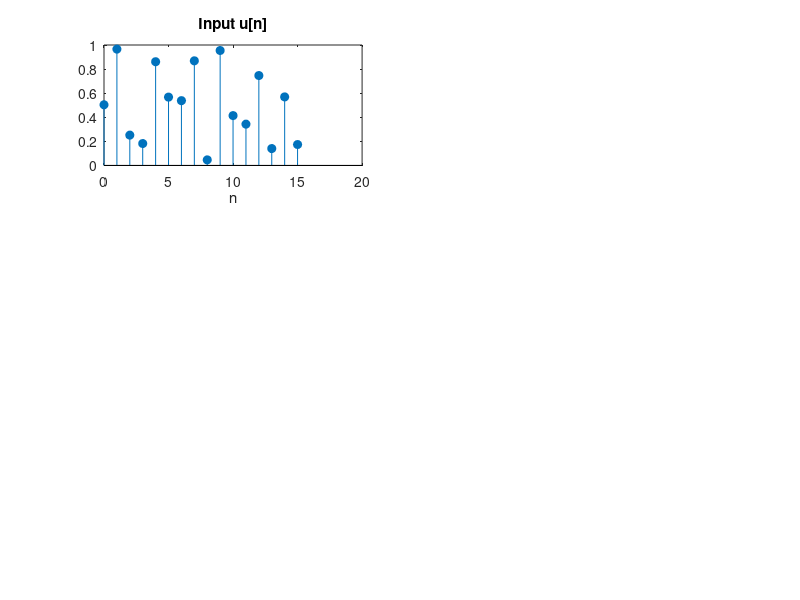

Reproduce this figure in MATLAB. (Note: this script raises an error after producing the figure.)
%% Sample 10-1
%% 冗長変換
% 非間引きハールDWT
% 
% 画像処理特論
% 
% 村松 正吾 
% 
% 動作確認: MATLAB R2020a
%% Redundant transforms
% Undecimated Haar DWT
% 
% Advanced Topics in Image Processing
% 
% Shogo MURAMATSU
% 
% Verified: MATLAB R2020a
% 準備
% (Preparation)

close all
%% 入力信号の生成
% (Generation of input)

% Input signal
u = rand(16,1); % Set to even length
% 並列フィルタバンク実装
% (Parallel filter bank implementation)
% 
% 分析フィルタバンクをデシメータで、合成フィルタバンクをインタポレータで実装 (Analysis filter banks are implemented 
% with decimetors and synthesis filter banks are implemented with interpolators.)

% # of channels
nChs = 2;

% Analysis filters
h0 = [ 1  1 ]/2;
h1 = [ 1 -1 ]/2;

% Synthesis filters
f0 = [  1 1 ]/2; 
f1 = [ -1 1 ]/2;

% Analysis process
s0 = conv(h0,u);
s1 = conv(h1,u);

% Synthesis process
v0 = conv(f0,s0);
v1 = conv(f1,s1);
v = v0 + v1;
%% 信号表示
% (Signal display)

figure(1)
% Input
subplot(3,2,1)
stem(0:length(u)-1,u,'filled')
title('Input u[n]')
xlabel('n')
ax = gca;
ax.XLim =[ 0 length(v)];

% Subband 0
subplot(3,2,3)
stem(0:length(s0)-1,s0,'filled')
title('Subbnad s_0[n]')
xlabel('m')
ax = gca;
ax.XLim =[ 0 length(v)];
ax.YLim =[ min([s0(:);s1(:)]) max([s0(:);s1(:)]) ];

% Subband 1
subplot(3,2,4)
stem(0:length(s1)-1,s1,'filled')
title('Subbnad s_1[n]')
xlabel('m')
ax = gca;
ax.XLim =[ 0 length(v)];
ax.YLim =[ min([s0(:);s1(:)]) max([s0(:);s1(:)]) ];

% Output
subplot(3,2,5)
stem(0:length(v)-1,v,'filled')
title('Outut v[n]')
xlabel('n')
ax = gca;
ax.XLim =[ 0 length(v)];

% MSE 評価
mymse = @(x,y) mean((x(:)-y(:)).^2);
disp(['MSE = ', num2str(mymse(u, v(2:end-1)))]);
% インパルス応答（基底ベクトル）
% (Impluse responses of synthesis filters; basis vectors)

figure(2)
% Low-pass filter
subplot(1,2,1)
impz(f0)
ax = gca;
ax.YLim =[ min([f0(:);f1(:)]) max([f0(:);f1(:)]) ];

% High-pass filter
subplot(1,2,2)
impz(f1)
ax = gca;
ax.YLim =[ min([f0(:);f1(:)]) max([f0(:);f1(:)]) ];
% 周波数応答
% (Frequency responses)

figure(3)
fftPoints = 512;
F = zeros(fftPoints,nChs);
% Low-pass filter
[F(:,1),W] = freqz(f0,1,fftPoints);
% High-pass filter
F(:,2)     = freqz(f1,1,fftPoints);
plot(W/pi,abs(F)) %20*log10(abs(F)))
axis([0 1 0 1]) %-70 10])
xlabel('Normalized Frequency (x\pi rad/sample)')
ylabel('Magnitude') % (dB)')
grid on
% 恒等変換
% (Noble identity)
% 
% 以下の性質が成り立つ。（The following properties hold.)
%% 
% * $\rightarrow [H(z^M)] \rightarrow [\downarrow M] \rightarrow \ \Longleftrightarrow\ 
% \rightarrow [\downarrow M] \rightarrow  [H(z)] \rightarrow$ 
% * $ \rightarrow [\uparrow M] \rightarrow  [F(z^M)] \rightarrow \ \Longleftrightarrow 
% \ \rightarrow [F(z)] \rightarrow [\uparrow M] \rightarrow$ 
%% 
% なお， $H(z^M)$ および $F(z^M)$ は，$H(z)$ および $F(z)$ のインパルス応答 $\{h[n]\}_n$ と  $\{f[n]\}_n$をそれぞれ補間率 
% $M$ で零値挿入したインパルス応答をもつ。(where $H(z^M)$ and $F(z^M)$ have the impulse responses 
% of upsampled ones of$H(z)$ and $F(z)$ with factor $M$, respectively.)
%% 
% * $H(z^M)=\sum_{m=-\infty}^{\infty}h[m]z^{-Mm}=\sum_{n=-\infty}^{\infty}h_{\uparrow 
% M}[n]z^{-n}$
% * $F(z^M)=\sum_{m=-\infty}^{\infty}f[m]z^{-Mm}=\sum_{n=-\infty}^{\infty}f_{\uparrow 
% M}[n]z^{-n}$
% 非間引き Haar DWTの実装
% (Implementation of undesimated Haar DWT)

% Period for circular convolution
period = 32;

% 3-level hierachical analysis filters
h1_0 = h1;  % H0
h0_L = h0;  % L0
h1_1 = conv(h0_L,upsample(h1,2)); % H1
h0_L = conv(h0_L,upsample(h0,2)); % L1
h1_2 = conv(h0_L,upsample(h1,4)); % H2
h0_L = conv(h0_L,upsample(h0,4)); % L2
h0_2 = h0_L;

% 3-level hierachical synthesis filters
f1_0 = f1; % H0
f0_L = f0; % L0
f1_1 = conv(f0_L,upsample(f1,2)); % H1
f0_L = conv(f0_L,upsample(f0,2)); % L1
f1_2 = conv(f0_L,upsample(f1,4)); % H2
f0_L = conv(f0_L,upsample(f0,4)); % L2
f0_2 = f0_L;

% 3-level hierachical analysis process
s30 = cconv(h0_2,u,period); % L3
s31 = cconv(h1_2,u,period); % H3
s21 = cconv(h1_1,u,period); % H2
s11 = cconv(h1_0,u,period); % H1

% 3-level hierachical synthesis process
v30 = cconv(f0_2,s30,period); % L3
v31 = cconv(f1_2,s31,period); % H3
v21 = cconv(f1_1,s21,period); % H2
v11 = cconv(f1_0,s11,period); % H1
v = v30 + v31 + circshift(v21,4) + circshift(v11,6); % Delay in each channel is taken into account
%% 信号表示
% (Signal display)

figure(4)
% Input
subplot(3,4,1)
stem(0:length(u)-1,u,'filled')
title('Input u[n]')
xlabel('n')
ax = gca;
ax.XLim =[ 0 period];

% Subband 30
subplot(3,4,5)
stem(0:length(s30)-1,s30,'filled')
title('s_0[n]')
ax = gca;
ax.YLim = [ -1 1 ];

% Subband 31
subplot(3,4,6)
stem(0:length(s31)-1,s31,'filled')
title('s_1[n]')
ax = gca;
ax.YLim = [ -1 1 ];

% Subband 21
subplot(3,4,7)
stem(0:length(s21)-1,s21,'filled')
title('s_2[n]')
ax = gca;
ax.YLim = [ -1 1 ];

% Subband 11
subplot(3,4,8)
stem(0:length(s11)-1,s11,'filled')
title('s_3[n]')
ax = gca;
ax.YLim = [ -1 1 ];

% Output
subplot(3,4,9)
stem(0:length(v)-1,v,'filled')
title('Output v[n]')
xlabel('n')
ax = gca;
ax.XLim =[ 0 period ];
% MSE 評価
disp(['MSE = ', num2str(mymse([u(:); zeros(length(v)-length(u),1)],circshift(v,-7)))])
% インパルス応答（局所基底ベクトル）
% (Impluse responses of synthesis filters; local basis vectors)

% 3-level hierachical synthesis process
figure(5)
f = cell(4,1);
f{1} = f0_2;
f{2} = f1_2;
f{3} = f1_1;
f{4} = f1_0;
for idx = 1:length(f)
    subplot(length(f),1,idx)
    stem(0:length(f{idx})-1,f{idx},'filled')
    title(['f_' num2str(idx) '[n]'])
    xlabel('n')
    ax = gca;
    ax.XLim =[0 7];
end
% 周波数応答
% (Frequency responses)

figure(6)
fftPoints = 512;
F = zeros(fftPoints,4);
for idx = 1:length(f)
    if idx == 1
        [F(:,idx),W] = freqz(f{idx},1,fftPoints);
    else
        F(:,idx)     = freqz(f{idx},1,fftPoints);
    end
end
plot(W/pi, abs(F)) %20*log10(abs(F)))
axis([0 1 0 1]) %-70 10])
xlabel('Normalized Frequency (x\pi rad/sample)')
ylabel('Magnitude') % (dB)')
title('Frequency responses of synthesis filters')
legend({'F_0','F_1','F_2','F_3'})
grid on
%% 
% © Copyright, Shogo MURAMATSU, All rights reserved.